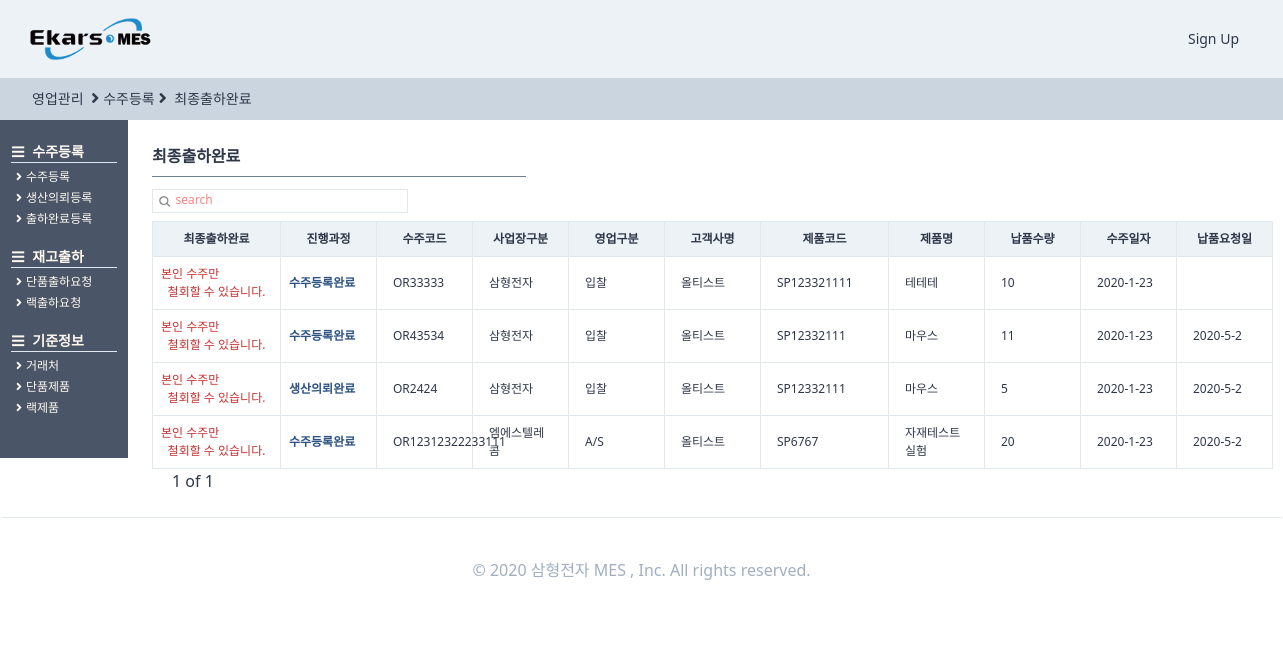
/orders/endorderlist/, run on an earlier commit of the app's database.
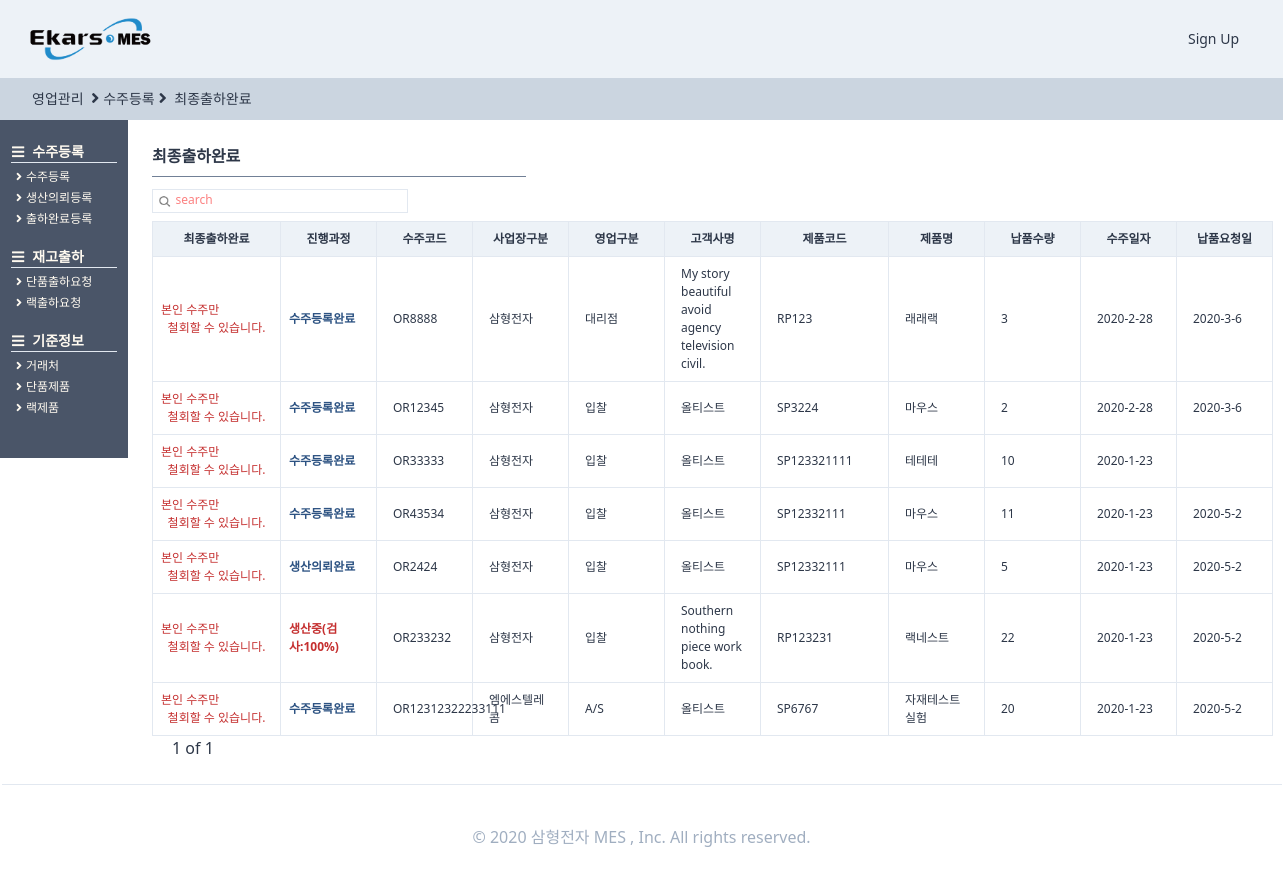
And on a later commit of the database.
### orders/models.py (models this page shows, shortened)
class OrderRegister(TimeStampedModel):
    입찰 = "입찰"
    대리점 = "대리점"
    AS = "A/S"
    내부계획 = "내부계획"
    영업구분_CHOICES = ((입찰, "입찰"), (대리점, "대리점"), (AS, "A/S"), (내부계획, "내부계획"))
    삼형전자 = "삼형전자"
    엠에스텔레콤 = "엠에스텔레콤"
    사업장구분_CHOICES = (
        (삼형전자, "삼형전자"),
        (엠에스텔레콤, "엠에스텔레콤"),
    )
    출하완료 = "출하완료"
    출하미완료 = "출하미완료"
    출하구분_CHOICES = (
        (출하완료, "출하완료"),
        (출하미완료, "출하미완료"),
    )
    단품 = "단품"
    랙 = "랙"
    제품구분_CHOICES = (
        (단품, "단품"),
        (랙, "랙"),
    )
    작성자 = models.ForeignKey(
        users_models.User,
        related_name="수주등록",
        on_delete=models.SET_NULL,
        null=True,
        blank=True,
    )
    수주코드 = models.CharField(max_length=50)
    영업구분 = models.CharField(choices=영업구분_CHOICES, max_length=10, blank=True, default=입찰)
    제품구분 = models.CharField(choices=제품구분_CHOICES, max_length=10, blank=True, default=단품)
    사업장구분 = models.CharField(
        choices=사업장구분_CHOICES, max_length=10, blank=True, default=삼형전자
    )
    수주일자 = models.DateField(auto_now=False, auto_now_add=False)
    고객사명 = models.ForeignKey(
        SI_models.CustomerPartner,
        related_name="수주등록",
        on_delete=models.SET_NULL,
        null=True,
        blank=True,
    )
    현장명 = models.CharField(max_length=50)
    납품요청일 = models.DateField(auto_now=False, auto_now_add=False, blank=True, null=True)
    납품수량 = models.IntegerField()
    특이사항 = models.TextField(blank=True)
    단품모델 = models.ForeignKey(
        SI_models.SingleProduct,
        related_name="수주등록",
        on_delete=models.SET_NULL,
        null=True,
        blank=True,
    )
    랙모델 = models.ForeignKey(
        SI_models.RackProduct,
        related_name="수주등록",
        on_delete=models.SET_NULL,
        null=True,
        blank=True,
    )
    출하구분 = models.CharField(
        choices=출하구분_CHOICES, max_length=10, blank=True, default=출하미완료
    )
    class Meta:
        verbose_name = "수주등록"
        verbose_name_plural = "수주등록"
    def process(self):
        try:
            pro = self.생산요청
            try:
                cess = self.생산요청.생산계획.현재공정
                pro = self.생산요청.생산계획.현재공정달성율
                try:
                    pro = self.생산요청.생산계획.작업지시서.작업지시서등록.최종검사
                    try:
                        pro = self.생산요청.생산계획.작업지시서.작업지시서등록.최종검사.최종검사등록
                        return "최종검사완료"
                    except:
                        return "최종검사의뢰완료"
                except:
                    return f"생산중({cess}:{pro})"
            except:
                return "생산의뢰완료"
        except:
            return "수주등록완료"

### StandardInformation/models.py (models this page shows, shortened)
class CustomerPartner(TimeStampedModel):
    고객 = "고객"
    대리점 = "대리점"
    공급처 = "공급처"
    거래처_CHOICES = (
        (고객, "고객"),
        (대리점, "대리점"),
        (공급처, "공급처"),
    )
    고객작성자 = models.ForeignKey(
        "users.User", related_name="고객거래처작성자", on_delete=models.SET_NULL, null=True
    )
    작성일 = models.DateField(auto_now=True, auto_now_add=False)
    거래처구분 = models.CharField(choices=거래처_CHOICES, max_length=4, default=공급처)
    거래처코드 = models.CharField(max_length=50, null=True)
    거래처명 = models.CharField(max_length=70, null=True)
    사업자등록번호 = models.CharField(max_length=50, null=True)
    고객담당자 = models.ForeignKey(
        "users.User", related_name="고객거래처담당자", on_delete=models.SET_NULL, null=True
    )
    연락처 = models.CharField(max_length=50, blank=True)
    이메일 = models.EmailField(max_length=254)
    사업장주소 = models.CharField(max_length=70, blank=True, null=True)
    사업자등록증첨부 = models.FileField(blank=True, null=True)
    특이사항 = models.TextField(blank=True, null=True)
    사용여부 = models.BooleanField(default=False)
    class Meta:
        verbose_name = "고객"
        verbose_name_plural = "고객"
    def __str__(self):
        return self.거래처명

class SingleProduct(TimeStampedModel):
    작성자 = models.ForeignKey(
        "users.User", related_name="단품제품작성자", on_delete=models.SET_NULL, null=True
    )
    작성일 = models.DateField(auto_now=True, auto_now_add=False)
    모델코드 = models.CharField(max_length=80, blank=True)
    모델명 = models.CharField(max_length=30, blank=True)
    규격 = models.CharField(max_length=80, blank=True)
    단위 = models.CharField(max_length=10, blank=True)
    단가 = models.IntegerField(null=True)
    class Meta:
        verbose_name = "단품제품"
        verbose_name_plural = "단품제품"

class RackProduct(TimeStampedModel):
    작성자 = models.ForeignKey(
        "users.User", related_name="랙제품작성자", on_delete=models.SET_NULL, null=True
    )
    작성일 = models.DateField(auto_now=True, auto_now_add=False)
    랙시리얼코드 = models.CharField(max_length=40, blank=True)
    랙모델명 = models.CharField(max_length=60, blank=True)
    규격 = models.CharField(max_length=30, blank=True)
    단위 = models.CharField(max_length=30, blank=True)
    단가 = models.IntegerField(null=True)
    class Meta:
        verbose_name = "랙제품"
        verbose_name_plural = "랙제품"

### producemanages/models.py (models this page shows, shortened)
class ProduceRegister(TimeStampedModel):
    예비작업 = "예비작업"
    조립 = "조립"
    검사 = "검사"
    현재공정_CHOICES = (
        (예비작업, "예비작업"),
        (조립, "조립"),
        (검사, "검사"),
    )
    사영 = "0%"
    사일 = "25%"
    사이 = "50%"
    사삼 = "75%"
    사사 = "100%"
    현재공정달성율_CHOICES = (
        (사영, "0%"),
        (사일, "25%"),
        (사이, "50%"),
        (사삼, "75%"),
        (사사, "100%"),
    )
    작성자 = models.ForeignKey(
        users_models.User,
        related_name="생산계획등록",
        on_delete=models.SET_NULL,
        null=True,
        blank=True,
    )
    생산계획등록코드 = models.CharField(max_length=50)
    생산의뢰 = models.OneToOneField(
        orders_models.OrderProduce,
        related_name="생산계획",
        on_delete=models.SET_NULL,
        null=True,
    )
    현재공정 = models.CharField(
        choices=현재공정_CHOICES, max_length=10, null=True, default=예비작업
    )
    현재공정달성율 = models.CharField(
        choices=현재공정달성율_CHOICES, max_length=10, null=True, default=사영
    )
    계획생산량 = models.IntegerField(null=True)
    일일생산량 = models.IntegerField(null=True)
    누적생산량 = models.IntegerField(null=True, blank=True)
    특이사항 = models.CharField(max_length=100, null=True, blank=True)
    class Meta:
        verbose_name = "생산계획등록"
        verbose_name_plural = "생산계획등록"
    def successrate(self):
        if self.누적생산량 is None:
            return f"0%"
        else:
            rate = (self.누적생산량 / self.계획생산량) * 100
            rate = round(rate, 2)
            return f"{rate}%"
    successrate.short_description = "계획 생산량 달성율"

### orders/views.py (the view, shortened to what this page needs)
# urls.py: path("endorderlist/", views.endorderlist, name="endorderlist"),
def endorderlist(request):
    user = request.user
    search = request.GET.get("search")
    if search is None:
        order = models.OrderRegister.objects.filter(출하구분="출하완료").order_by("-created")
        s_bool = False
    pagediv = 7
    totalpage = int(math.ceil(len(order) / pagediv))
    paginator = Paginator(order, pagediv, orphans=0)
    page = request.GET.get("page", "1")
    order = paginator.get_page(page)
    nextpage = int(page) + 1
    previouspage = int(page) - 1
    notsamebool = True
    nonpage = False
    if totalpage == 0:
        nonpage = True
    if int(page) == totalpage:
        notsamebool = False
    if (search is None) or (search == ""):
        search = "search"
    return render(
        request,
        "orders/endorderlist.html",
        {
            "order": order,
            "search": search,
            "page": page,
            "totalpage": totalpage,
            "notsamebool": notsamebool,
            "nextpage": nextpage,
            "previouspage": previouspage,
            "s_bool": s_bool,
            "nonpage": nonpage,
            "최종검사완료": "최종검사완료",
            "최종검사의뢰완료": "최종검사의뢰완료",
            "수주등록완료": "수주등록완료",
            "생산의뢰완료": "생산의뢰완료",
            "user": user,
        },
    )

### templates/orders/endorderlist.html (shortened to what the changed rows need)
{%extends "orders/ordershome.html"%}
{%load static%}
{%block main_contens%}
<div class="w-11/12 h-full ml-32 -mt-6 font-normal pt-12 flex flex-row">
    <div class="flex flex-col p-6 w-full ">
        <div class="flex ">
            <div class="flew flex-col">
                <table class="table-fixed font-light text-xs w-full">
                    <thead>
                        <tr>
                            <th class="border bg-gray-200 px-2 py-2 w-32">최종출하완료</th>
                            <th class="border bg-gray-200 px-2 py-2 w-24">진행과정</th>
                            <th class="border bg-gray-200 px-4 py-2 w-24">수주코드</th>
                            <th class="border bg-gray-200 px-4 py-2 w-24">사업장구분</th>
                            <th class="border bg-gray-200 px-4 py-2 w-24">영업구분</th>
                            <th class="border bg-gray-200 px-4 py-2 w-24">고객사명</th>
                            <th class="border bg-gray-200 px-4 py-2 w-32">제품코드</th>
                            <th class="border bg-gray-200 px-4 py-2 w-24">제품명</th>
                            <th class="border bg-gray-200 px-4 py-2 w-24">납품수량</th>
                            <th class="border bg-gray-200 px-4 py-2 w-24">수주일자</th>
                            <th class="border bg-gray-200 px-4 py-2 w-24">납품요청일</th>
                        </tr>
                    </thead>
                    <tbody>
                        {%for list in order%}
                        <tr>
                            <td class="border px-2 py-2 font-bold
                            text-blue-800 justify-center">
                                {%if user == list.작성자%}
                                <a href="{%url "orders:endorderforin" list.pk %}">
                                    <div class="btn-link bg-red-700 hover:bg-red-800 hover:font-bold mt-1 mb-0 ml-3">
                                        출하 철회
                                    </div>
                                </a>
                                {%else%}
                                <span class="text-red-700 text-xs font-light text-center">본인 수주만 <div>철회할 수 있습니다.</div>
                                </span>
                                {%endif%}
                            </td>
                            <td class="border px-2 py-2 font-bold
                                    {%if list.process == 수주등록완료%}
                                    text-blue-800
                                    {%endif%}
                                    {%if list.process == 생산의뢰완료%}
                                    text-blue-800
                                    {%endif%}
                                    text-red-700 ">
                                {{list.process}}</td>
                            <td class="border px-4 py-2  hover:text-blue-700 hover:font-bold "><a
                                    href="{%url "orders:orderdetail" list.pk %}">
                                    {{list.수주코드}}</a></td>
                            <td class="border px-4 py-2">{{list.사업장구분}}</td>
                            <td class="border px-4 py-2">{{list.영업구분}}</td>
                            <td class="border px-4 py-2">{{list.고객사명}}</td>
                            {%if list.제품구분 == "단품"%}
                            <td class="border px-4 py-2">{{list.단품모델.모델코드}}</td>
                            <td class="border px-4 py-2">{{list.단품모델.모델명}}</td>
                            {%else%}
                            <td class="border px-4 py-2">{{list.랙모델.랙시리얼코드}}</td>
                            <td class="border px-4 py-2">{{list.랙모델.랙모델명}}</td>
                            {%endif%}
                            <td class="border px-4 py-2">{{list.납품수량}}</td>
                            <td class="border px-4 py-2">
                                {{list.수주일자.year}}-{{list.수주일자.month}}-{{list.수주일자.day}}</td>
                            <td class="border px-4 py-2">
                                {%if list.납품요청일 is None%}
                                {%else%}
                                {{list.납품요청일.year}}-{{list.납품요청일.month}}-{{list.납품요청일.day}}{%endif%}</td>
                        </tr>
                        {%endfor%}
                    </tbody>
                </table>
            </div>
        </div>
    </div>
</div>
</div>
{%endblock main_contens %}

What changed in the data, as far as the page shows it:
added OrderRegister: shows "본인 수주만", process "수주등록완료", 수주코드 "OR8888", 사업장구분 "삼형전자", 영업구분 "대리점", 고객사명 "My story beautiful avoid agency television civil.", 랙모델.랙시리얼코드 "RP123", 랙모델.랙모델명 "래래랙", 납품수량 "3", 수주일자.year "2020", 수주일자.month "2", 수주일자.day "28", 납품요청일.year "2020", 납품요청일.month "3", 납품요청일.day "6"
added OrderRegister: shows "본인 수주만", process "수주등록완료", 수주코드 "OR12345", 사업장구분 "삼형전자", 영업구분 "입찰", 고객사명 "올티스트", 단품모델.모델코드 "SP3224", 단품모델.모델명 "마우스", 납품수량 "2", 수주일자.year "2020", 수주일자.month "2", 수주일자.day "28", 납품요청일.year "2020", 납품요청일.month "3", 납품요청일.day "6"
now on this page (row edited): OrderRegister: shows "본인 수주만", process "생산중(검사:100%)", 수주코드 "OR233232", 사업장구분 "삼형전자", 영업구분 "입찰", 고객사명 "Southern nothing piece work book.", 랙모델.랙시리얼코드 "RP123231", 랙모델.랙모델명 "랙네스트", 납품수량 "22", 수주일자.year "2020", 수주일자.month "1", 수주일자.day "23", 납품요청일.year "2020", 납품요청일.month "5", 납품요청일.day "2"
